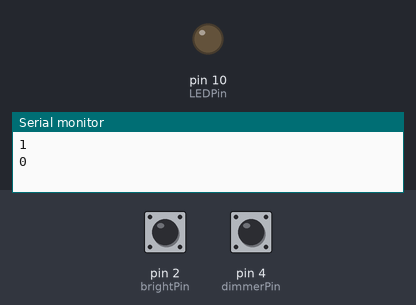
Bench run of a sketch on a simulated Arduino Uno, built with avr-gcc and run on an emulated ATmega328P. Parts: output pins drawn as LEDs (lit = HIGH), the last lines printed to the serial monitor. The inputs (shaded band) are chosen by the test bench; at power-on: pin 2 (brightPin) HIGH, pin 4 (dimmerPin) HIGH.

Above: at 1.2 s.
1.3 s: pin 2 (brightPin) pulled LOW for 0.15 s
At 1.7 s:
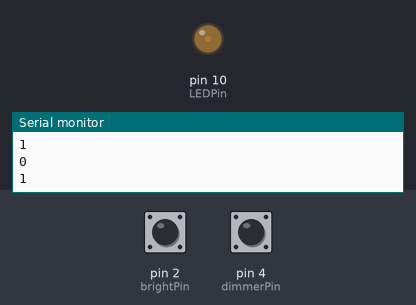
2.9 s: pin 2 (brightPin) pulled LOW for 1 s
At 4.2 s:
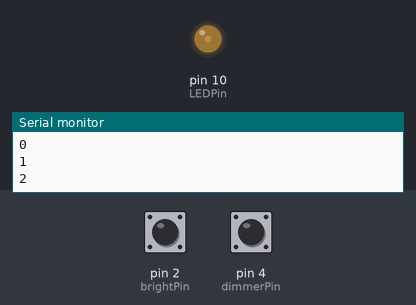
5.4 s: pin 2 (brightPin) pulled LOW for 0.15 s
At 6.0 s:
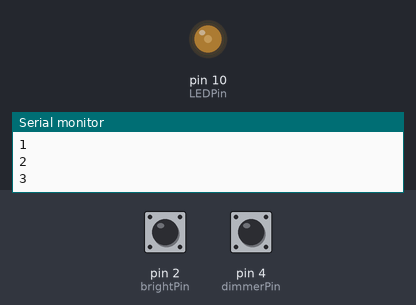
7.0 s: pin 4 (dimmerPin) pulled LOW for 0.15 s
At 8.3 s:
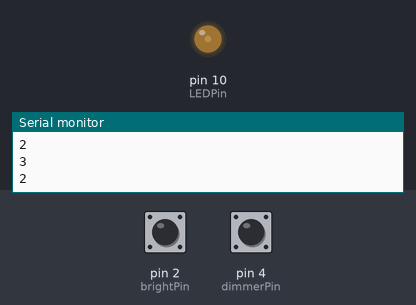
8.6 s: pin 2 (brightPin) pulled LOW for 3.2 s
At 12.6 s:
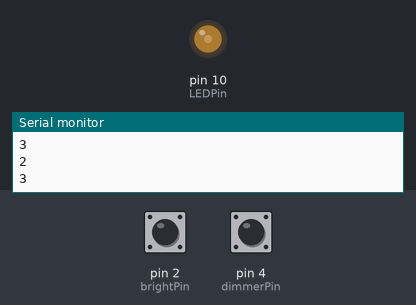
13.3 s: pin 2 (brightPin) pulsed LOW 5 times (0.12 s each, 0.3 s apart)
At 15.5 s:
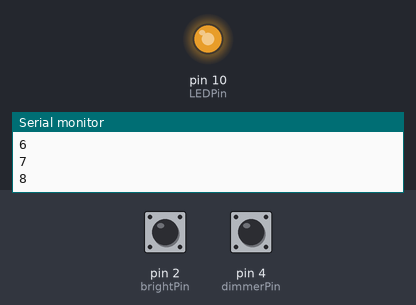
Timing chart, 0 to 17.0 s (numbered marks = the images above; inputs shaded):
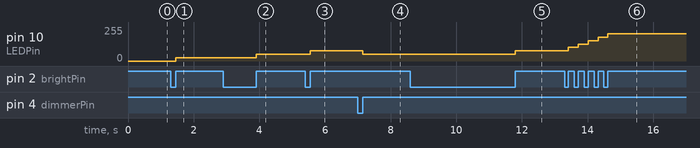

Measured:
- after the input at 1.3 s, pin 10 (LEDPin): 0/255 → 25/255 after 0.15 s
- after the input at 2.9 s, pin 10 (LEDPin): 25/255 → 51/255 after 1.0 s
- after the input at 5.4 s, pin 10 (LEDPin): 51/255 → 76/255 after 0.15 s
- after the input at 7.0 s, pin 10 (LEDPin): 76/255 → 51/255 after 0.15 s
- after the input at 8.6 s, pin 10 (LEDPin): 51/255 → 76/255 after 3.2 s
- after the input at 13.3 s, pin 10 (LEDPin): moves from 76/255 to 204/255 over 1.2 s, starting after 0.12 s

The sketch:

Arduino_Project_18-LED_Brightness_Controller_Improve.ino
```cpp
//Arduino_Project_18-LED_Brightness_Controller_Improved
/*
  This one is just like my attempt but this time the circuit
  has no pull-down resisters and instead using the internally built
  in pull-up resisters from the arduino.
*/
int wait = 100;
float LEDLevelMax = 10.0;

//Brighter button
int brightPin = 2;
int brightButtonOld;
int brightButtonNew;

//Dimmer button
int dimmerPin = 4;
int dimmerButtonOld;
int dimmerButtonNew;

//LED
int LEDPin = 10;
float LEDDigitalLevel;
int LEDLevel = 0;
float digitalVoltage = 255;

void setup() {
  //New command enables the pull-up resistor to be used from the pin
  pinMode(brightPin, INPUT_PULLUP);
  pinMode(dimmerPin, INPUT_PULLUP);
  pinMode(LEDPin, OUTPUT);
  Serial.begin(9600);
}

void loop() {
  brightButtonNew = digitalRead(brightPin);
  dimmerButtonNew = digitalRead(dimmerPin);

  if (brightButtonOld == 0 && brightButtonNew == 1){
    if (LEDLevel >= 0 && LEDLevel < LEDLevelMax){
        LEDLevel++;
    }
    LEDDigitalLevel = (LEDLevel/LEDLevelMax)*digitalVoltage;
    analogWrite(LEDPin, LEDDigitalLevel);
    Serial.println(LEDLevel);
  }

  if (dimmerButtonOld == 0 && dimmerButtonNew == 1){
    if (LEDLevel > 0 && LEDLevel <= LEDLevelMax){
        LEDLevel--;
    }
    LEDDigitalLevel = (LEDLevel/LEDLevelMax)*digitalVoltage;
    analogWrite(LEDPin, LEDDigitalLevel);
    Serial.println(LEDLevel);
   }
   brightButtonOld = brightButtonNew;
   dimmerButtonOld = dimmerButtonNew;
  }
```
